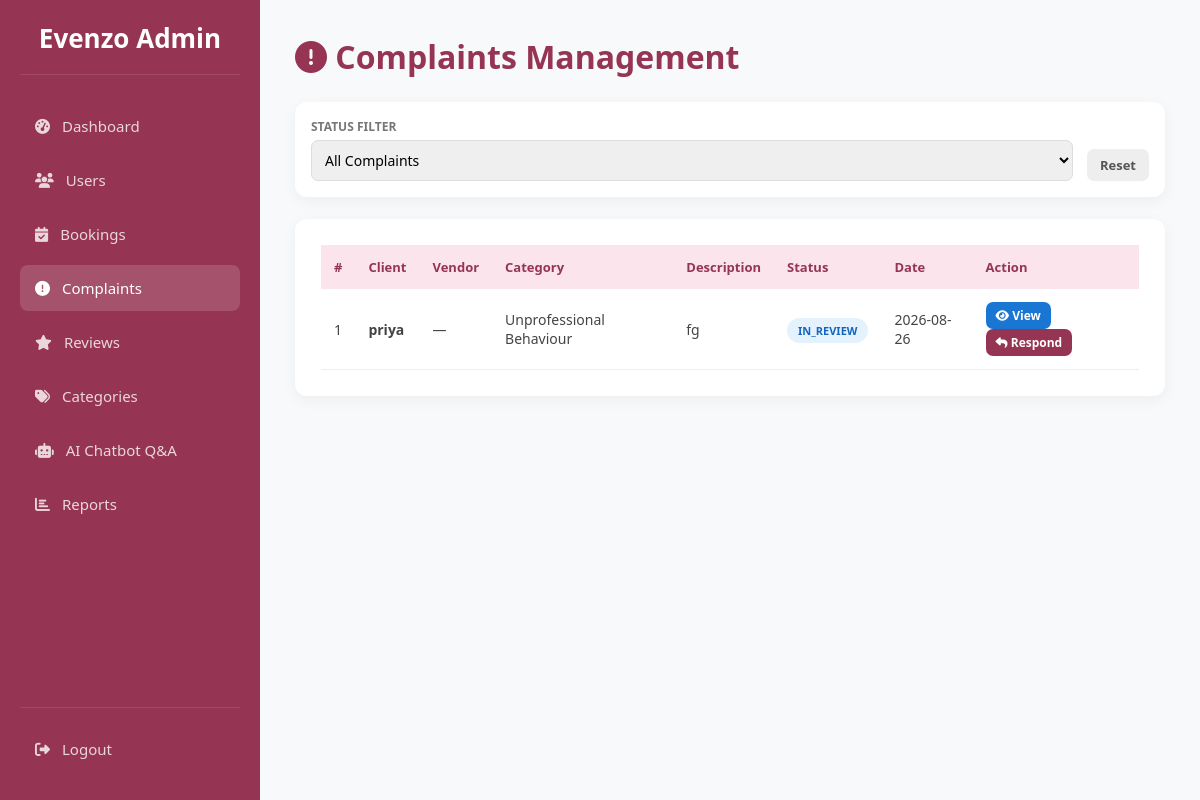
/admin/complaints (signed in), run on an earlier commit of the app's database.
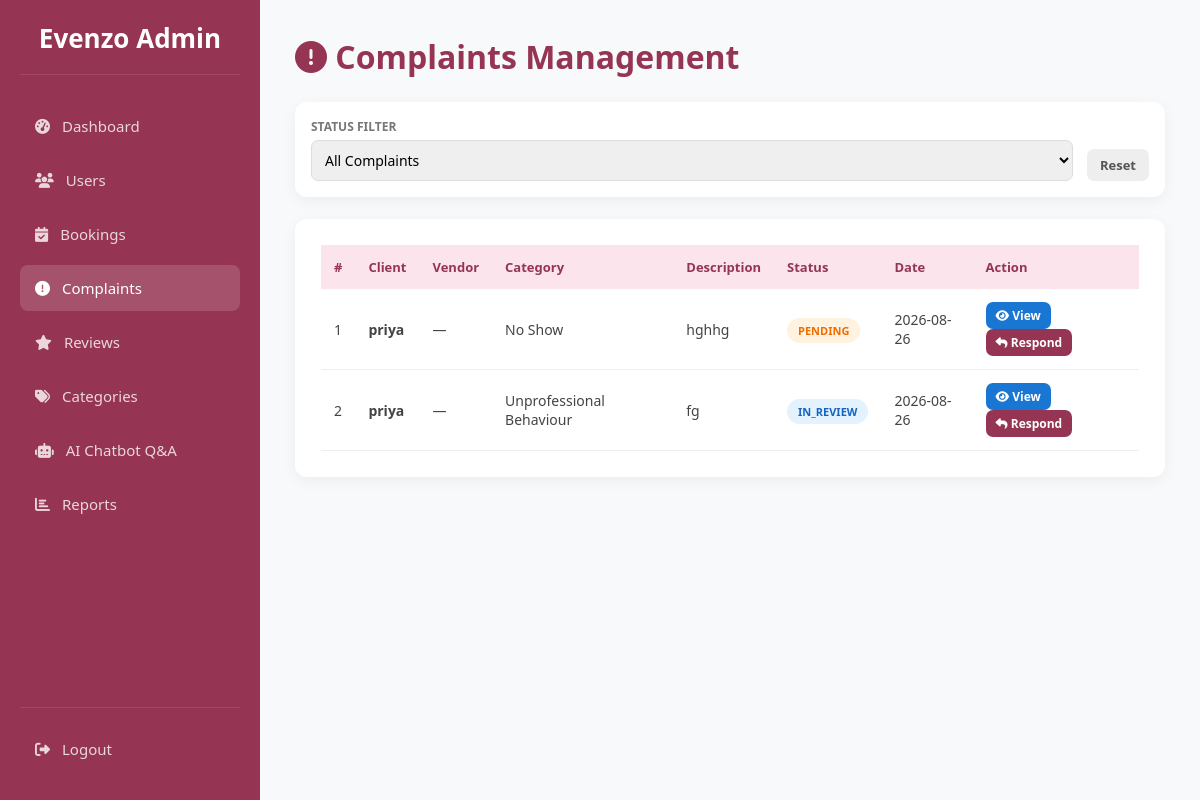
And on a later commit of the database.
### tables this page shows
CREATE TABLE complaints (
            id INTEGER PRIMARY KEY AUTOINCREMENT,
            client_id INTEGER NOT NULL,
            booking_id INTEGER,
            manager_id INTEGER,
            category TEXT NOT NULL,
            description TEXT NOT NULL,
            status TEXT DEFAULT 'pending',
            admin_response TEXT,
            created_at TIMESTAMP DEFAULT CURRENT_TIMESTAMP,
            updated_at TIMESTAMP DEFAULT CURRENT_TIMESTAMP,
            FOREIGN KEY (client_id) REFERENCES users (id),
            FOREIGN KEY (booking_id) REFERENCES bookings (id),
            FOREIGN KEY (manager_id) REFERENCES users (id)
        );

CREATE TABLE users (
            id INTEGER PRIMARY KEY AUTOINCREMENT,
            full_name TEXT NOT NULL,
            email TEXT UNIQUE NOT NULL,
            password TEXT NOT NULL,
            role TEXT CHECK(role IN ('user', 'admin', 'eventmanager')) NOT NULL,
            is_approved INTEGER DEFAULT 0, -- 0=Pending, 1=Approved by Admin
            created_at TIMESTAMP DEFAULT CURRENT_TIMESTAMP
        , reset_otp TEXT, is_active INTEGER DEFAULT 1);

### app.py (the view)
@app.route('/admin/complaints')
def admin_complaints():
    if 'user_id' not in session or session['role'] != 'admin':
        return redirect(url_for('index'))
    conn = get_db_connection()
    status_f = request.args.get('status', '')
    query = '''
        SELECT c.*, u.full_name as client_name, m.business_name
        FROM complaints c
        JOIN users u ON c.client_id=u.id
        LEFT JOIN manager_profiles m ON c.manager_id=m.user_id WHERE 1=1
    '''
    params = []
    if status_f:
        query += " AND c.status=?"
        params.append(status_f)
    query += " ORDER BY c.created_at DESC"
    complaints = conn.execute(query, params).fetchall()
    conn.close()
    return render_template('admin_complaints.html', complaints=complaints, status_f=status_f)

### app.py (called while the page is built)
def get_db_connection():
    conn = sqlite3.connect('database.db', timeout=10)
    conn.row_factory = sqlite3.Row
    conn.execute("PRAGMA foreign_keys = ON")
    return conn

### frontend/templates/admin_complaints.html (shortened to what this page needs)
<!DOCTYPE html>
<html lang="en">
<head>
<link rel="stylesheet" href="https://cdnjs.cloudflare.com/ajax/libs/font-awesome/6.4.0/css/all.min.css">
</head>
<body>
<div class="sidebar">
  <div class="logo">Evenzo Admin</div>
  <nav>
    <a class="nav-item" href="{{ url_for('admin_dashboard') }}"><i class="fas fa-tachometer-alt"></i> Dashboard</a>
    <a class="nav-item" href="{{ url_for('admin_users') }}"><i class="fas fa-users"></i> Users</a>
    <a class="nav-item" href="{{ url_for('admin_bookings') }}"><i class="fas fa-calendar-check"></i> Bookings</a>
    <a class="nav-item active" href="{{ url_for('admin_complaints') }}"><i class="fas fa-exclamation-circle"></i> Complaints</a>
    <a class="nav-item" href="{{ url_for('admin_reviews') }}"><i class="fas fa-star"></i> Reviews</a>
    <a class="nav-item" href="{{ url_for('admin_categories') }}"><i class="fas fa-tags"></i> Categories</a>
    <a class="nav-item" href="{{ url_for('admin_chatbot') }}"><i class="fas fa-robot"></i> AI Chatbot Q&A</a>
    <a class="nav-item" href="{{ url_for('admin_reports') }}"><i class="fas fa-chart-bar"></i> Reports</a>
  </nav>
  <div class="logout-box"><a class="nav-item" href="{{ url_for('logout') }}"><i class="fas fa-sign-out-alt"></i> Logout</a></div>
</div>
<div class="main">
  <h1 style="color:var(--primary);margin-bottom:24px"><i class="fas fa-exclamation-circle"></i> Complaints Management</h1>
  <form method="GET" class="filter-bar">
    <div class="fg"><label>Status Filter</label>
      <select name="status" onchange="this.form.submit()">
        <option value="">All Complaints</option>
      </select>
    </div>
    <a href="{{ url_for('admin_complaints') }}" class="btn" style="background:#eee;color:#555;text-decoration:none;align-self:flex-end">Reset</a>
  </form>
  <div class="card">
    {% if complaints %}
    <div style="overflow-x:auto">
    <table><thead><tr><th>#</th><th>Client</th><th>Vendor</th><th>Category</th><th>Description</th><th>Status</th><th>Date</th><th>Action</th></tr></thead><tbody>
    {% for c in complaints %}
    <tr>
      <td>{{ loop.index }}</td>
      <td><strong>{{ c.client_name }}</strong></td>
      <td>{{ c.business_name or '—' }}</td>
      <td>{{ c.category }}</td>
      <td style="max-width:200px;white-space:nowrap;overflow:hidden;text-overflow:ellipsis" title="{{ c.description }}">{{ c.description }}</td>
      <td><span class="badge badge-{{ c.status }}">{{ c.status }}</span></td>
      <td>{{ c.created_at[:10] }}</td>
      <td>
        <a href="{{ url_for('admin_view_complaint', complaint_id=c.id) }}" class="btn btn-view btn-sm" style="background:#1976d2;margin-right:4px"><i class="fas fa-eye"></i> View</a>
        <button class="btn btn-sm" onclick="openResolve({{ c.id }}, '{{ c.admin_response or '' }}')"><i class="fas fa-reply"></i> Respond</button>
      </td>
    </tr>
    {% endfor %}
    </tbody></table></div>
    {% else %}
    <p style="text-align:center;padding:40px;color:#aaa">No complaints found.</p>
    {% endif %}
  </div>
</div>
</body>
</html>

What changed in the data, as far as the page shows it:
added complaints: client_name "priya", business_name "—", category "No Show", description "hghhg", status "PENDING", created_at "2026-08-26"
